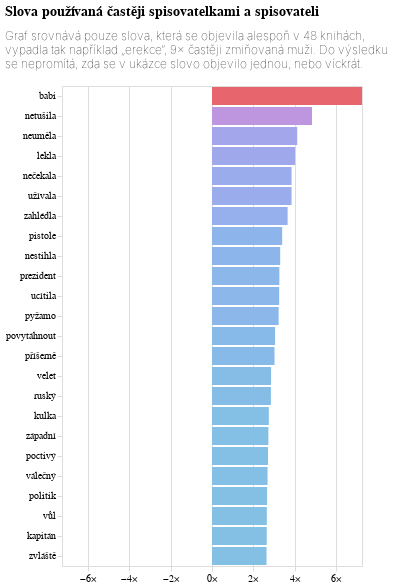

This figure's notebook cell:
### Code cell
max_abs_value = max(abs(do_grafu['rozdíl'].max()), abs(do_grafu['rozdíl'].min()))

mz_graf = alt.Chart(do_grafu, title={'text': titulek, 'subtitle': podtitulek}, width=300).mark_bar().encode(
    alt.X("rozdíl:Q", title=None, axis=alt.Axis(labelExpr="datum.label + '×'", domainOpacity=0, tickColor='#DCDDD6'), scale=alt.Scale(domain=[-max_abs_value, max_abs_value])),
    alt.Y('slovo:N', sort='-x', title=None, axis=alt.Axis(tickColor='#DCDDD6', domainOpacity=0)),
    alt.Color("rozdíl:Q", legend=None, scale=alt.Scale(range=['#84c0e4','#E7666E']))

)

mz_graf

### Figure 1 — Vega-Lite specification as saved in the notebook (floating-point values rounded to 4 significant figures)
{"config": {"title": {"font": "Noticia Text", "fontSize": 14, "anchor": "start", "fontWeight": "bolder", "subtitleFont": "Noticia Text", "subtitleFontSize": 12, "subtitleFontWeight": "lighter", "subtitlePadding": 12, "dy": -12}, "axis": {"labelFont": "Asap", "titleFont": "Asap", "fontWeight": "lighter", "titleFontWeight": "lighter", "labelFontSize": 10, "titleFontSize": 10, "labelPadding": 2, "titlePadding": 10}, "legend": {"labelFont": "Asap", "labelFontWeight": "normal", "titleFont": "Asap", "titleFontWeight": "normal", "labelFontSize": 10, "titleFontSize": 10}}, "data": {"name": "data-2ff72a3130035c7c51708205794fe5fd"}, "mark": {"type": "bar"}, "encoding": {"color": {"field": "rozdíl", "legend": null, "scale": {"range": ["#84c0e4", "#E7666E"]}, "type": "quantitative"}, "x": {"axis": {"domainOpacity": 0, "labelExpr": "datum.label + '×'", "tickColor": "#DCDDD6"}, "field": "rozdíl", "scale": {"domain": [-7.257, 7.257]}, "title": null, "type": "quantitative"}, "y": {"axis": {"domainOpacity": 0, "tickColor": "#DCDDD6"}, "field": "slovo", "sort": "-x", "title": null, "type": "nominal"}}, "title": {"text": ["Slova používaná častěji spisovatelkami a spisovateli"], "subtitle": ["Graf srovnává pouze slova, která se objevila alespoň v 48 knihách,", "vypadla tak například „erekce“, 9× častěji zmiňovaná muži. Do výsledku", "se nepromítá, zda se v ukázce slovo objevilo jednou, nebo víckrát."]}, "width": 300, "$schema": "https://vega.github.io/schema/vega-lite/v5.8.0.json", "datasets": {"data-2ff72a3130035c7c51708205794fe5fd": [{"slovo": "babi", "rozdíl": 7.257, "mz": "ženské autorky"}, {"slovo": "netušila", "rozdíl": 4.838, "mz": "ženské autorky"}, {"slovo": "neuměla", "rozdíl": 4.123, "mz": "ženské autorky"}, {"slovo": "lekla", "rozdíl": 4.02, "mz": "ženské autorky"}, {"slovo": "nečekala", "rozdíl": 3.849, "mz": "ženské autorky"}, {"slovo": "užívala", "rozdíl": 3.849, "mz": "ženské autorky"}, {"slovo": "zahlédla", "rozdíl": 3.66, "mz": "ženské autorky"}, {"slovo": "nestihla", "rozdíl": 3.299, "mz": "ženské autorky"}, {"slovo": "ucítila", "rozdíl": 3.25, "mz": "ženské autorky"}, {"slovo": "pyžamo", "rozdíl": 3.224, "mz": "ženské autorky"}, {"slovo": "povytáhnout", "rozdíl": 3.051, "mz": "ženské autorky"}, {"slovo": "příšerně", "rozdíl": 3.024, "mz": "ženské autorky"}, {"slovo": "zvláště", "rozdíl": 2.639, "mz": "mužští autoři"}, {"slovo": "kapitán", "rozdíl": 2.65, "mz": "mužští autoři"}, {"slovo": "vůl", "rozdíl": 2.653, "mz": "mužští autoři"}, {"slovo": "politik", "rozdíl": 2.668, "mz": "mužští autoři"}, {"slovo": "válečný", "rozdíl": 2.689, "mz": "mužští autoři"}, {"slovo": "poctivý", "rozdíl": 2.71, "mz": "mužští autoři"}, {"slovo": "západní", "rozdíl": 2.728, "mz": "mužští autoři"}, {"slovo": "kulka", "rozdíl": 2.749, "mz": "mužští autoři"}, {"slovo": "ruský", "rozdíl": 2.85, "mz": "mužští autoři"}, {"slovo": "velet", "rozdíl": 2.858, "mz": "mužští autoři"}, {"slovo": "prezident", "rozdíl": 3.259, "mz": "mužští autoři"}, {"slovo": "pistole", "rozdíl": 3.395, "mz": "mužští autoři"}]}}
